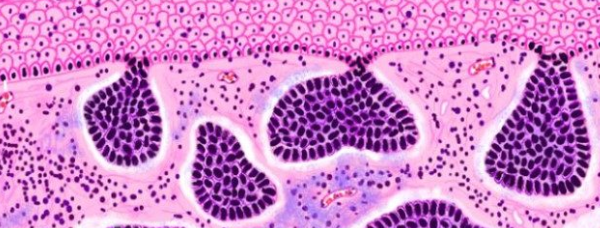
%> input picture Pictures/Morfoloji1.PNG, 600 x 228 px
$ octave Morfoloji_1.m   (GNU Octave 9; MATLAB toolbox functions it lacks are replaced by stand-ins)
%> lines starting %> are read from the running program, lines starting %| are printed output that depends on the picture; in (x1, y1, x2, y2) boxes, pixels count from 0 and x2, y2 are one past the last pixel; in counts of white or black regions, pixels touching at a corner belong together; the program's own positions count from 1
%% Morfolojik Ýþlemler
%% 1. Adým
morf1=imread('Morfoloji1.PNG'); %resim dosyasý bir matrise aktarýlýr.
%> morf1 is the input picture: size 228x600x3 uint8; mean R, G, B 206.6, 132.4, 201.3
figure, imshow(morf1); %resim olarak görüntelenir.
title('Orijinal Görüntü');
%%
morf2=rgb2gray(morf1); %griye çevrildi.
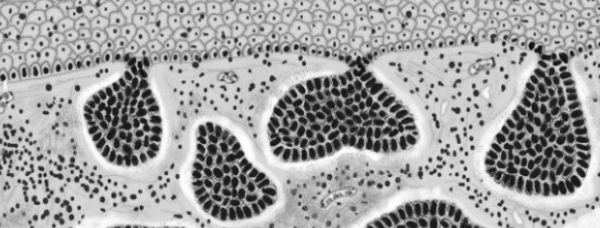
%> morf2: size 228x600 uint8; min 15, max 255, mean 162.4
figure, imshow(morf2); title('Griye Çevrilmiþ'); %resim olarak görüntelenir.
%%
morfb=imbinarize(morf2); %ikili görüntüye çevrildi.
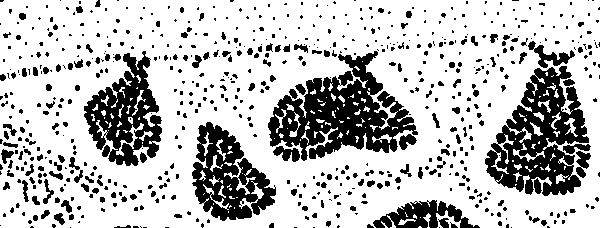
%> morfb: size 228x600 logical; 74.3% white; 669 black regions (506 under 20 px), largest, box (x1, y1, x2, y2) and area: (268, 51, 418, 161) 7436, (485, 66, 589, 196) 6725, (84, 51, 162, 166) 4406
figure, imshow(morfb); title('Binary Görüntü');%resim olarak görüntelenir.
%%
morfb1=imcomplement(morfb); %görüntünün tersi alýndý
figure, imshow(morfb1); %resim olarak görüntelenir.
%%
kapama=strel('disk', 4); %görüntü aþýndýrýldý
kapama1=imclose(morfb1, kapama); %kapama uygulandý
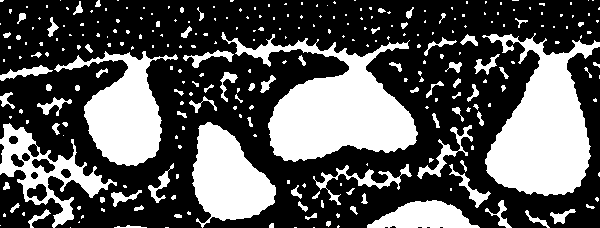
%> kapama1: size 228x600 logical; 34.6% white; 281 white regions (192 under 20 px), largest, box (x1, y1, x2, y2) and area: (221, 32, 418, 162) 11252, (482, 33, 600, 196) 10703, (54, 51, 178, 166) 6173
imshow(kapama1);
%%
acma=strel('disk',12);  %görüntü aþýndýrýldý
acma1=imopen(kapama1, acma); %açma uygulandý
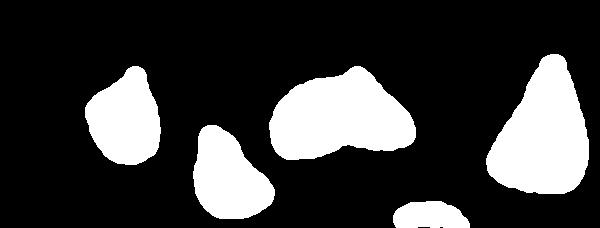
%> acma1: size 228x600 logical; 22.9% white; 5 white regions, box (x1, y1, x2, y2) and area: (486, 54, 589, 194) 9595, (269, 66, 416, 160) 9545, (85, 66, 161, 165) 5311, (193, 125, 275, 219) 5206, (393, 201, 470, 228) 1689
imshow(acma1);

$ run again, with Pictures/Morfoloji2.PNG copied over Pictures/Morfoloji1.PNG
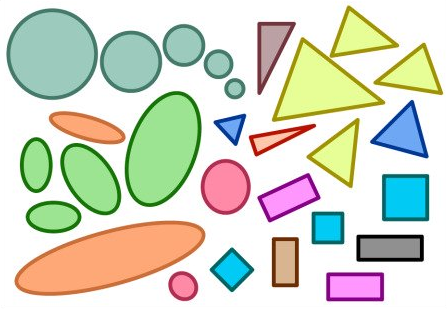
%> input picture Pictures/Morfoloji2.PNG, 447 x 309 px
%> morf1 is the input picture: size 309x447x3 uint8; mean R, G, B 210.7, 215.4, 198.7
%> `morfb=imbinarize(morf2);`:
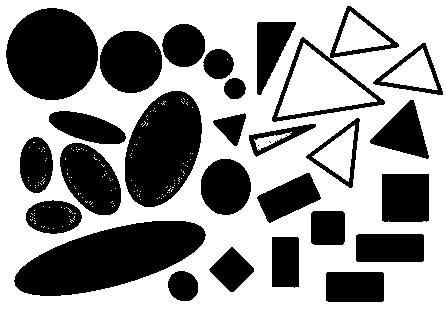
%> morfb: size 309x447 logical; 58.6% white; 29 black regions (2 under 20 px), largest, box (x1, y1, x2, y2) and area: (14, 221, 206, 296) 8847, (6, 8, 98, 100) 6624, (125, 91, 202, 207) 6500
%> kapama1: size 309x447 logical; 42.1% white; 20 white regions, largest, box (x1, y1, x2, y2) and area: (26, 91, 202, 234) 12953, (6, 8, 246, 100) 12427, (14, 221, 206, 296) 8847
%> `acma1=imopen(kapama1, acma);`:
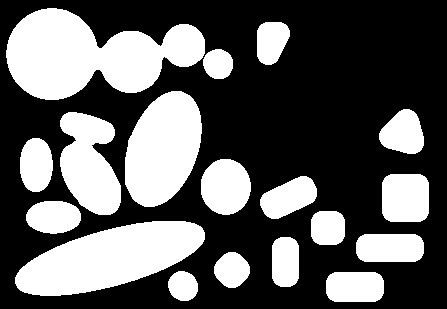
%> acma1: size 309x447 logical; 36.7% white; 18 white regions, largest, box (x1, y1, x2, y2) and area: (6, 8, 205, 100) 11264, (15, 221, 205, 296) 8836, (125, 91, 202, 207) 6604
